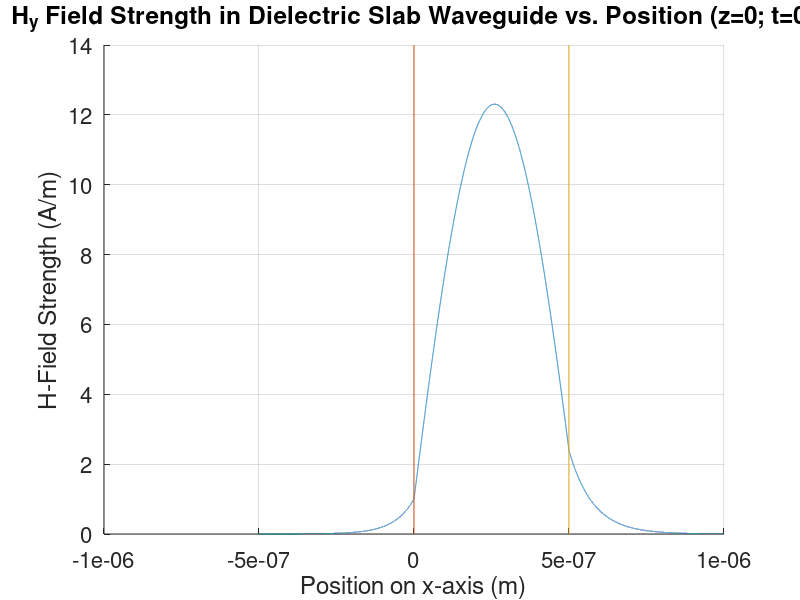
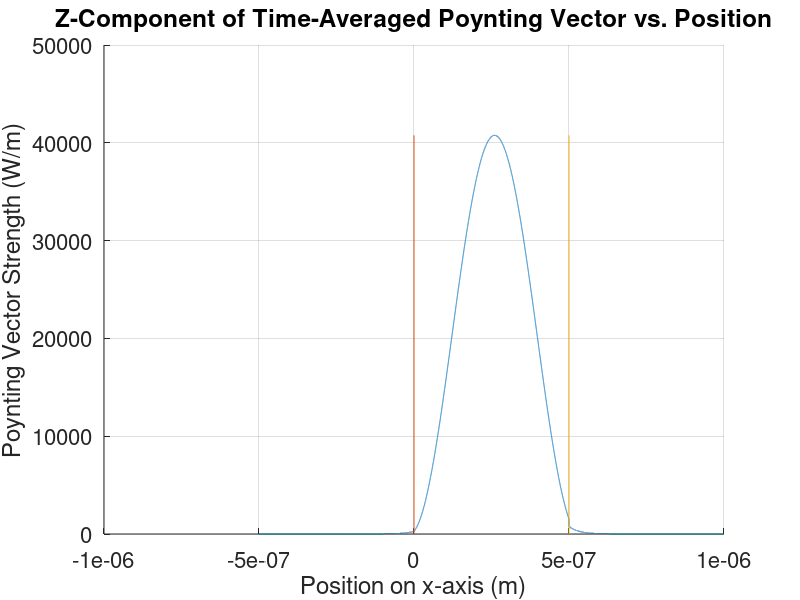

These figures' MATLAB source, in order:
% John Hodge
% ECE 5105 Problem 2b

clear all; clc; close all;

A_cl_1 = 1; % A/m
d = 0.5 * 10^-6; %m
mu_0 = 4*pi*10^-7; % H/m
lambda = 1.0 * 10^-6; % m
c = 3*10^8; % m/s

w = (2*pi*(c/lambda))

eps_0 = 8.854 * 10^-12; % F/m
eps_co = 9*eps_0;
eps_cl_1 = 2*eps_0;
eps_cl_2 = 4*eps_0;
z = 0;
t = 0;
x_1 = 0;
x_2 = d;

beta = 1.7971 * 10^7 % 1/m

kappa_x1 = sqrt(beta^2 - w^2*eps_cl_1*mu_0)
k_x_i = sqrt(w^2*eps_cl_1*mu_0 - beta^2);

k_x_co = sqrt(w^2*eps_co*mu_0 - beta^2)

kappa_x2 = sqrt(beta^2 - w^2*eps_cl_2*mu_0)
k_x_f = sqrt(w^2*eps_cl_2*mu_0 - beta^2);

A_co_1 = 1/2 + 1i.*(9/4).*(kappa_x1/k_x_co)

A_co_2 = 1/2 - 1i.*(9/4).*(kappa_x1/k_x_co)

A_cl_2 = A_co_1.*exp(-1i.*k_x_co.*d) + A_co_2.*exp(+1i.*k_x_co.*d)

x_pts = 30000;

x = linspace(-0.5, 1, x_pts);

x = x.*(10^-6);

H_cl_1 =  A_cl_1 .* exp(1i.*(w*t - beta*z)) .* exp(kappa_x1.*(x-x_1));

H_co = (A_co_1 .* exp(-1i.* k_x_co .* x) + A_co_2 .* exp(+1i.* k_x_co .* x)) .* exp(1i.*(w*t - beta*z));

H_cl_2 =  A_cl_2 .* exp(1i.*(w*t - beta*z)) .* exp(-kappa_x2.*(x-x_2));

H_plot = [H_cl_1(1:x_pts./3) H_co(x_pts./3 + 1:2.*x_pts./3) H_cl_2(2.*x_pts./3 + 1:end)];

figure;
hold on;
plot(x, H_plot)
grid on;
xlabel('Position on x-axis (m)', 'FontSize', 16)
ylabel('H-Field Strength (A/m)', 'FontSize', 16)
title('H_{y} Field Strength in Dielectric Slab Waveguide vs. Position (z=0; t=0)', 'FontSize', 16)
set(gca, 'FontSize', 16)
hold off;

hold on;
plot([x_1 x_1], [0 14]);
hold off;

hold on;
plot([x_2 x_2], [0 14]);
hold off;


S_z_1 = (beta./(2.*w.*eps_cl_1)).*real(A_cl_1).^2 .* exp(+2.*kappa_x1.*(x-x_1));



A_co_comb = (A_co_1 .* exp(-1i.* k_x_co .* x) + A_co_2 .* exp(+1i.* k_x_co .* x));
A_co_comb_conj = conj(A_co_comb);

S_z_2 = (beta./(2.*w.*eps_cl_1)) .* real(A_co_comb .* A_co_comb_conj);

S_z_3 = (beta./(2.*w.*eps_cl_2)).*real(A_cl_2).^2 .* exp(-2.*kappa_x1.*(x-x_2));

S_z = [S_z_1(1:x_pts./3) S_z_2(x_pts./3 + 1:2.*x_pts./3) S_z_3(2.*x_pts./3 + 1:end)];

% figure;
% plot(x(1:x_pts./3), S_z_1(1:x_pts./3))
% 
% figure;
% plot(x(2.*x_pts./3 + 1:end), S_z_3(2.*x_pts./3 + 1:end))

figure;
hold on;
plot(x, S_z)
grid on;
xlabel('Position on x-axis (m)', 'FontSize', 16)
ylabel('Poynting Vector Strength (W/m)', 'FontSize', 16)
title('Z-Component of Time-Averaged Poynting Vector vs. Position', 'FontSize', 16)
set(gca, 'FontSize', 16)
hold off;

hold on;
plot([x_1 x_1], [0 max(S_z)]);
hold off;

hold on;
plot([x_2 x_2], [0 max(S_z)]);
hold off;
